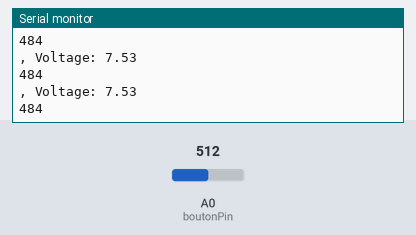
The sketch below on a simulated Arduino Uno, built with avr-gcc and run on an emulated ATmega328P. Parts: the last lines printed to the serial monitor. Inputs (shaded band) come from the test bench; at power-on: A0 (boutonPin) = 512.

Above: at 1.3 s.
1.4 s: A0 (boutonPin) set to 716
At 1.82 s:
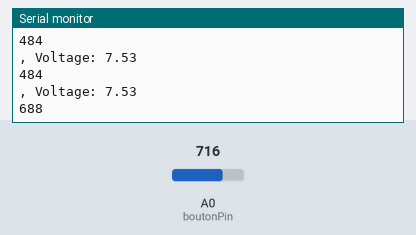
2.9 s: A0 (boutonPin) set to 900
At 3.32 s:
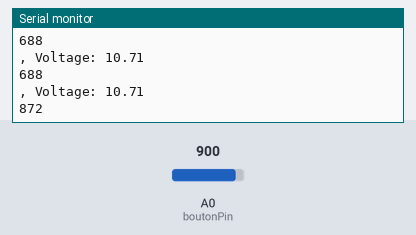
Timing chart, 0 to 5.9 s (numbered marks = the images above; inputs shaded):
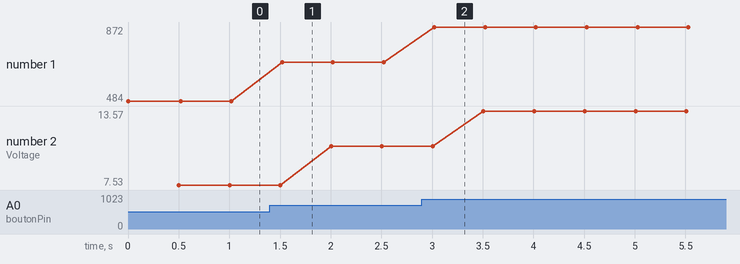

The sketch:

metah.ino
```cpp
#define boutonPin A0 // Define the pin connected to the button or sensor

void setup() {
  // Initialize the pin mode for the button pin
  pinMode(boutonPin, INPUT);
  // Initialize serial communication at 9600 bits per second
  Serial.begin(9600);
}

// Variable to store the current state of the button
int etatBouton;
int R1=9.63;
int R2=4.47;

void loop() {
  // Read the analog input from boutonPin (A0)
  etatBouton = analogRead(boutonPin)-28;
  Serial.println(etatBouton);

  // Convert the analog reading (0 - 1023) to a voltage (0 - 5V)
  float voltage = (etatBouton / 1023.0)* 4.9 * (R1 + R2)/R2;

  // Print the voltage value in a format suitable for the Serial Plotter
  //Serial.print("Time: ");
 // Serial.print(millis() / 1000.0); // Print time in seconds
 delay(500);
  Serial.print(", Voltage: ");
  Serial.println(voltage,2); // Print voltage with 2 decimal places

  //Delay to slow down the serial output for better readability
  //delay(1000); // Wait for 1 second before the next reading
}
```

Measured:
- after the input at 1.4 s, the serial monitor: prints a new line after 0.12 s (image 1)
- after the input at 2.9 s, the serial monitor: prints a new line after 0.12 s (image 2)
- plotted number 1: 484 → 688 after the input at 1.4 s, 688 → 872 after the input at 2.9 s
- plotted number 2: 7.53 → 10.71 after the input at 1.4 s, 10.71 → 13.57 after the input at 2.9 s
